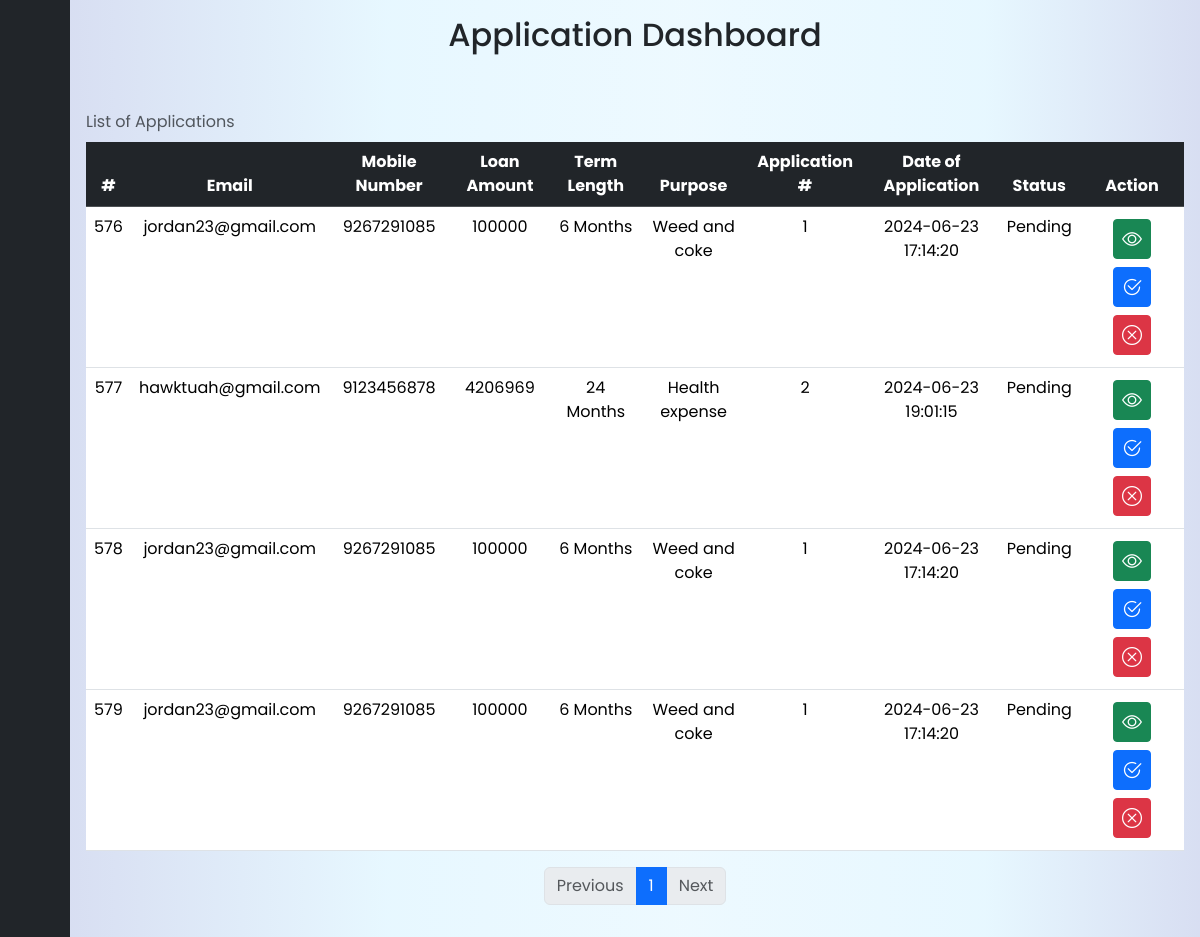
The app's page /admin/Director/index_director.php (signed in), older data.
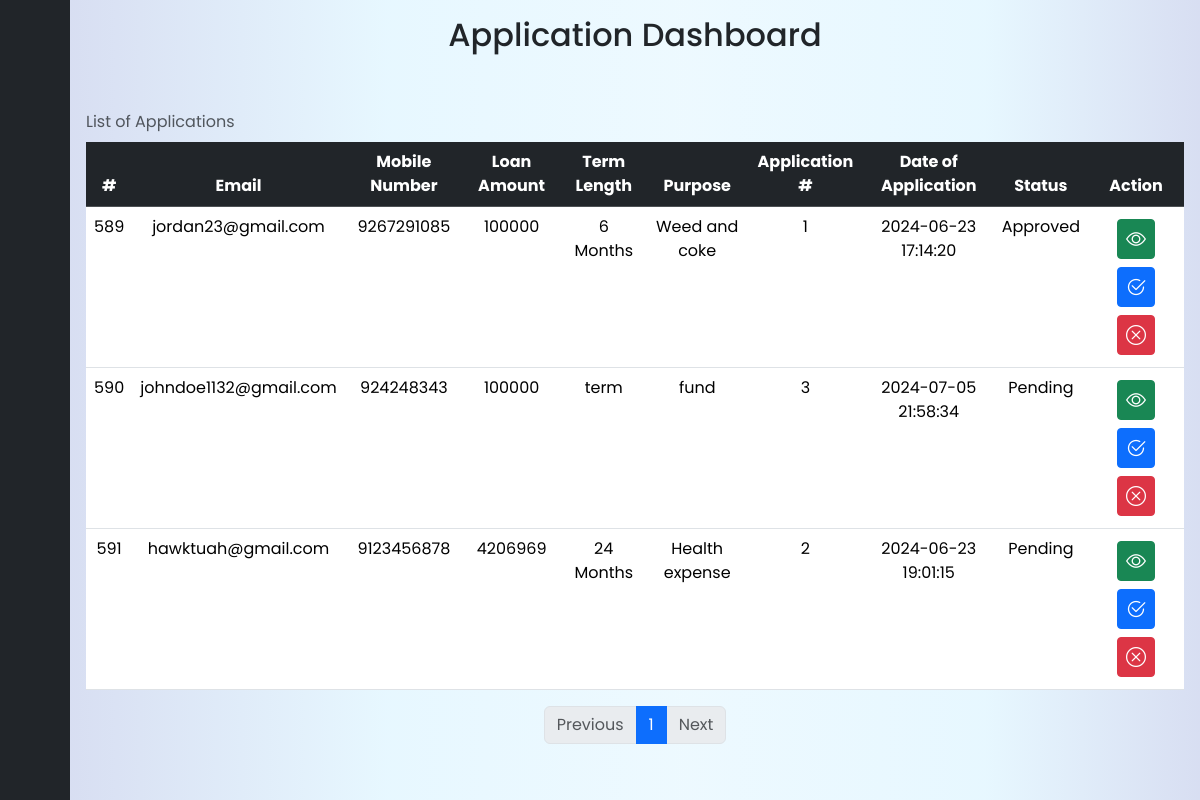
The same page, newer data.
### tables this page shows
CREATE TABLE `directordb` (
  `id` int(11) NOT NULL,
  `fname` varchar(100) NOT NULL,
  `lname` varchar(100) NOT NULL,
  `age` int(11) NOT NULL,
  `bmonth` tinyint(2) NOT NULL,
  `bday` tinyint(2) NOT NULL,
  `byear` int(4) NOT NULL,
  `phonenum` bigint(20) NOT NULL,
  `email` varchar(50) NOT NULL,
  `street1` varchar(100) NOT NULL,
  `street2` varchar(100) NOT NULL,
  `city` varchar(100) NOT NULL,
  `province` varchar(100) NOT NULL,
  `postal` int(8) NOT NULL,
  `country` varchar(255) NOT NULL,
  `loanAmount` int(7) NOT NULL,
  `term` varchar(255) NOT NULL,
  `fundPurpose` varchar(100) NOT NULL,
  `applyDate` datetime NOT NULL DEFAULT current_timestamp(),
  `applicationNumber` int(11) NOT NULL,
  `statusDr` varchar(50) NOT NULL DEFAULT 'Pending'
);

### admin/Director/index_director.php (the view, shortened to what this page needs)
<?php
    include("../action/connect.php");
    $rows_per_page = 10;
    $current_page = isset($_GET['page']) ? $_GET['page'] : 1;
    $start_from = ($current_page - 1) * $rows_per_page;
    $sql = "SELECT * FROM directordb LIMIT $start_from, $rows_per_page";
    $result = $data->query($sql);
    $sql_total = "SELECT COUNT(*) AS total FROM directordb";
    $result_total = $data->query($sql_total);
    $row_total = $result_total->fetch_assoc();
    $total_pages = ceil($row_total['total'] / $rows_per_page);
?>
<!DOCTYPE html>
<html lang="en">
<head>
    <link href="https://cdn.lineicons.com/4.0/lineicons.css" rel="stylesheet" />
    <link href="https://cdn.jsdelivr.net/npm/bootstrap@5.3.0-alpha3/dist/css/bootstrap.min.css" rel="stylesheet"
>
    <link href="https://cdn.lineicons.com/4.0/lineicons.css" rel="stylesheet">
    <link href="https://cdn.jsdelivr.net/npm/bootstrap@5.3.3/dist/css/bootstrap.min.css" rel="stylesheet">
    <link rel="stylesheet" href="https://cdn.jsdelivr.net/npm/bootstrap-icons@1.11.3/font/bootstrap-icons.min.css">
    <link rel="stylesheet" href="../../source/index.css?v=<?php echo time(); ?>">
</head>
<body style="">
    <div class="wrapper">
        <aside id="sidebar">
            <div class="d-flex">
                <button class="toggle-btn" type="button">
                </button>
            </div>
            <ul class="sidebar-nav">
                <li class="sidebar-item pstn">
                    <a class="sidebar-link">
                    </a>
                </li>
                <li class="sidebar-item">
                    <a href="index_director.php" class="sidebar-link">
                    </a>
                </li>
                <li class="sidebar-item">
                    <a href="#" class="sidebar-link">
                    </a>
                </li>
                <li class="sidebar-item">
                    <a href="#" class="sidebar-link">
                    </a>
                </li>
                <li class="sidebar-item">
                    <a href="#" class="sidebar-link">
                    </a>
                </li>
            </ul>
            <div class="sidebar-footer mb-3">
                <a href="../action/logout.php" class="sidebar-link">
                </a>
            </div>
        </aside>
        <div class="main p-3" >
            <div class="container1 table-responsive">
                <h2 class="titlewrap mb-5 text-center">Application Dashboard</h2>
                <table class="table table-stripped table-hover mt-3 text-center rounded border-2">
                    <caption class="caption-top">List of Applications</caption>
                    <thead class="table-dark">
                        <tr>
                            <th>#</th>
                            <th>Email</th>
                            <th>Mobile Number</th>
                            <th>Loan Amount</th>
                            <th>Term Length</th>
                            <th>Purpose</th>
                            <th>Application #</th>
                            <th>Date of Application</th>
                            <th>Status</th>
                            <th>Action</th>
                        </tr>
                    </thead>
                    <tbody>
                        <?php
                            while($row = $result->fetch_assoc())
                            {
                                echo "
                                <tr>
                                    <td>$row[id]</td>
                                    <td>$row[email]</td>
                                    <td>$row[phonenum]</td>
                                    <td>$row[loanAmount]</td>
                                    <td>$row[term]</td>
                                    <td>$row[fundPurpose]</td>
                                    <td>$row[applicationNumber]</td>
                                    <td>$row[applyDate]</td>
                                    <td id='status-{$row['applicationNumber']}'>$row[statusDr]</td>
                                    <td>
                                        <div class='d-grid gap-2 d-md-block'>
                                        <a class='btn btn-success btn-sm m-1 fs-5 align-baseline viewBtn' data-bs-toggle='modal' data-bs-target='#viewData' data-id='" . $row['id'] . "'><i class='bi bi-eye'></i></a>
                                        <a class='btn btn-primary btn-sm m-1 fs-5 align-baseline approveBtn' data-id='{$row['applicationNumber']}'><i class='bi bi-check2-circle'></i></a>
                                        <a class='btn btn-danger btn-sm m-1 fs-5 align-baseline' ><i class='bi bi-x-circle'></i></a>
                                        </div>
                                    </td>
                                </tr>
                                ";
                            }
                        ?>
                    </tbody>
                </table>
                <nav aria-label="Page navigation">
                    <ul class="pagination justify-content-center">
                        <?php
                            if ($current_page > 1) {
                                echo "<li class='page-item'><a class='page-link' href='index_director.php?page=".($current_page - 1)."'>Previous</a></li>";
                            } else {
                                echo "<li class='page-item disabled'><a class='page-link'>Previous</a></li>";
                            }
                            for ($i = 1; $i <= $total_pages; $i++) {
                                if ($i == $current_page) {
                                    echo "<li class='page-item active'><a class='page-link' href='index_director.php?page=".$i."'>$i</a></li>";
                                } else {
                                    echo "<li class='page-item'><a class='page-link' href='index_director.php?page=".$i."'>$i</a></li>";
                                }
                            }
                            if ($current_page < $total_pages) {
                                echo "<li class='page-item'><a class='page-link' href='index_director.php?page=".($current_page + 1)."'>Next</a></li>";
                            } else {
                                echo "<li class='page-item disabled'><a class='page-link'>Next</a></li>";
                            }
                        ?>
                    </ul>
                </nav>
            </div>
        </div>
    </div>
</body>
</html>

### source/index.css (style rules this page uses)
a { text-decoration: none; }
li { list-style: none; }
body { font-family: 'Poppins', sans-serif; }
.wrapper { display: flex; }
.main { min-height: 100vh; width: 100%; overflow: hidden; transition: all 0.35s ease-in-out; background: rgba(59, 92, 190, 0.5); background: linear-gradient(90deg, rgba(59, 92, 190, 0.2) 0%, rgba(134, 217, 255, 0.2) 28%, rgba(166, 226, 254, 0.2) 54%, rgba(134, 217, 255, 0.2) 81%, rgba(59, 91, 190, 0.2) 100%); }
#sidebar { width: 70px; min-width: 70px; z-index: 1000; transition: all .25s ease-in-out; background-color: #212529; display: flex; flex-direction: column; }
.toggle-btn { background-color: transparent; cursor: pointer; border: 0; padding: 1rem 1.5rem; }
.sidebar-nav { padding: 2rem 0; flex: 1 1 auto; }
a.sidebar-link { padding: .625rem 1.625rem; color: #FFF; display: block; font-size: 0.9rem; white-space: nowrap; border-left: 3px solid transparent; }
.sidebar-item { position: relative; }

Row changes from the older to the newer data that the page shows:
removed directordb: id "576", email "jordan23@gmail.com", phonenum "9267291085", loanAmount "100000", term "6 Months", fundPurpose "Weed and coke", applicationNumber "1", applyDate "2024-06-23 17:14:20", statusDr "Pending"
removed directordb: id "577", email "hawktuah@gmail.com", phonenum "9123456878", loanAmount "4206969", term "24 Months", fundPurpose "Health expense", applicationNumber "2", applyDate "2024-06-23 19:01:15", statusDr "Pending"
removed directordb: id "578", email "jordan23@gmail.com", phonenum "9267291085", loanAmount "100000", term "6 Months", fundPurpose "Weed and coke", applicationNumber "1", applyDate "2024-06-23 17:14:20", statusDr "Pending"
removed directordb: id "579", email "jordan23@gmail.com", phonenum "9267291085", loanAmount "100000", term "6 Months", fundPurpose "Weed and coke", applicationNumber "1", applyDate "2024-06-23 17:14:20", statusDr "Pending"
added directordb: id "589", email "jordan23@gmail.com", phonenum "9267291085", loanAmount "100000", term "6 Months", fundPurpose "Weed and coke", applicationNumber "1", applyDate "2024-06-23 17:14:20", statusDr "Approved"
added directordb: id "590", email "johndoe1132@gmail.com", phonenum "924248343", loanAmount "100000", term "term", fundPurpose "fund", applicationNumber "3", applyDate "2024-07-05 21:58:34", statusDr "Pending"
added directordb: id "591", email "hawktuah@gmail.com", phonenum "9123456878", loanAmount "4206969", term "24 Months", fundPurpose "Health expense", applicationNumber "2", applyDate "2024-06-23 19:01:15", statusDr "Pending"
